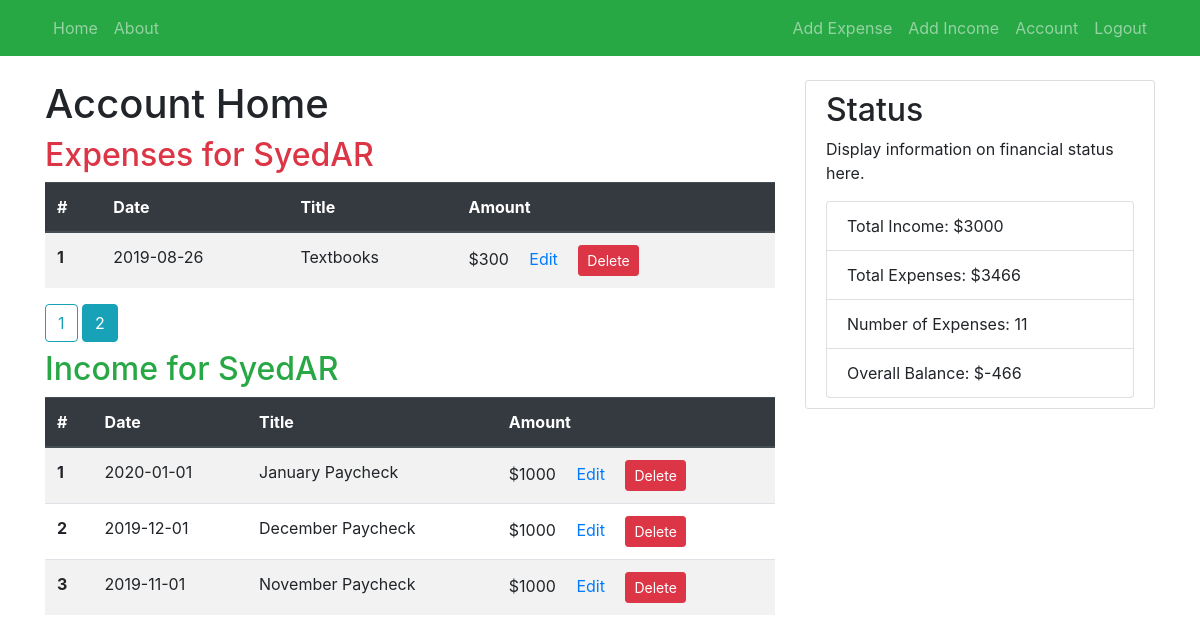
/home?page=2 (signed in), run on the app's committed database.
### finvisor/models.py (models this page shows, shortened)
class User(db.Model, UserMixin):
    id = db.Column(db.Integer, primary_key=True)
    username = db.Column(db.String(20), unique=True, nullable=False)
    email = db.Column(db.String(80), unique=True, nullable=False)
    password = db.Column(db.String(60), nullable=False)
    expenses = db.relationship('Expense', backref='spender', lazy=True)
    incomes = db.relationship('Income', backref='saver', lazy=True)

class Expense(db.Model):
    id = db.Column(db.Integer, primary_key=True)
    date_of_expense = db.Column(db.DateTime(), nullable=False, default=datetime.utcnow)
    title = db.Column(db.String(20), nullable=False)
    amount = db.Column(db.Integer, nullable=False)
    user_id = db.Column(db.Integer, db.ForeignKey('user.id'), nullable=False)

class Income(db.Model):
    id = db.Column(db.Integer, primary_key=True)
    date_of_income = db.Column(db.DateTime(), nullable=False, default=datetime.utcnow)
    title = db.Column(db.String(20), nullable=False)
    amount = db.Column(db.Integer, nullable=False)
    user_id = db.Column(db.Integer, db.ForeignKey('user.id'), nullable=False)

### finvisor/main/routes.py (the view)
@main.route('/')
@main.route('/home')
def home():
    if current_user.is_authenticated:
        page = request.args.get('page', 1, type=int)
        expenses = Expense.query.filter_by(user_id=current_user.id).order_by(Expense.date_of_expense.desc()).paginate(page=page, per_page=10)
        income = Income.query.filter_by(user_id=current_user.id).order_by(Income.date_of_income.desc())
        explist = list(Expense.query.filter_by(user_id=current_user.id))
        explen = len(explist)
        expsum = 0
        for e in explist:
            expsum += e.amount
        incsum = 0
        for i in list(income):
            incsum += i.amount
    else:
        expenses = []
        income = []
        explen = 0
        expsum = 0
        incsum = 0
    return render_template('home.html', expenses=expenses, income=income, explen=explen, expsum=expsum, incsum=incsum)

### finvisor/models.py (called while the page is built)
@login_manager.user_loader
def load_user(user_id):
    return User.query.get(int(user_id))

### finvisor/templates/home.html (shortened to what this page needs)
{% extends "layout.html" %}
{% block content %}
    <h1>Account Home</h1>
    <h2 class='text-danger mb-2'>Expenses for {{ current_user.username }}</h2>
    <table class="table table-striped">
        <thead class="thead-dark">
            <tr>
                <th scope="col">#</th>
                <th scope="col">Date</th>
                <th scope="col">Title</th>
                <th scope="col">Amount</th>
            </tr>
        </thead>
        <tbody>
            {% for expense in expenses.items %}
                <tr>
                    {% if expense.spender == current_user %}
                        <th scope="row">{{ loop.index }}</th>
                        <td>{{ expense.date_of_expense.strftime('%Y-%m-%d') }}</td>
                        <td>{{ expense.title }}</td>
                        <td>
                            ${{ expense.amount }}
                            <span class='ml-3'><a href="{{ url_for('expenses.edit_expense', expense_id=expense.id) }}">Edit</a></span>
                            <form action="{{ url_for('expenses.delete_expense', expense_id=expense.id) }}" method="POST" class="d-inline-block">
                                <input class="btn btn-danger btn-sm ml-3" type="submit" value="Delete">
                            </form>
                        </td>
                    {% endif %}
                </tr>
            {% endfor %}
        </tbody>
    </table>
    {% if expenses %}
        {% for expense_num in expenses.iter_pages(left_edge=1, right_edge=1, left_current=1, right_current=2) %}
            {% if expense_num %}
                {% if expenses.page == expense_num %}
                    <a class="btn btn-info mb-2" href="{{ url_for('main.home', page=expense_num) }}">{{ expense_num }}</a>
                {% else %}
                    <a class="btn btn-outline-info mb-2" href="{{ url_for('main.home', page=expense_num) }}">{{ expense_num }}</a>
                {% endif %}
            {% else %}
                ...
            {% endif %}
        {% endfor %}
    {% endif %}
    <h2 class='text-success mb-2'>Income for {{ current_user.username }}</h2>
    <table class="table table-striped">
        <thead class="thead-dark">
            <tr>
                <th scope="col">#</th>
                <th scope="col">Date</th>
                <th scope="col">Title</th>
                <th scope="col">Amount</th>
            </tr>
        </thead>
        <tbody>
            {% for i in income %}
                <tr>
                    {% if i.saver == current_user %}
                        <th scope="row">{{ loop.index }}</th>
                        <td>{{ i.date_of_income.strftime('%Y-%m-%d') }}</td>
                        <td>{{ i.title }}</td>
                        <td>
                            ${{ i.amount }}
                            <span class='ml-3'><a href="{{ url_for('incomes.edit_income', income_id=i.id) }}">Edit</a></span>
                            <form action="{{ url_for('incomes.delete_income', income_id=i.id) }}" method="POST" class="d-inline-block">
                                <input class="btn btn-danger btn-sm ml-3" type="submit" value="Delete">
                            </form>
                        </td>
                    {% endif %}
                </tr>
            {% endfor %}
        </tbody>
    </table>
{% endblock content %}
{% block sidebox %}
    <h2>Status</h2>
    <p>Display information on financial status here.</p>
    <ul class='list-group'>
        <li class='list-group-item'>Total Income: ${{ incsum }}</li>
        <li class='list-group-item'>Total Expenses: ${{ expsum }}</li>
        <li class='list-group-item'>Number of Expenses: {{ explen }}</li>
        <li class='list-group-item'>Overall Balance: ${{ incsum-expsum }}</li>
    </ul>
{% endblock sidebox %}

### data on the page
User: username "SyedAR"
Expense: date_of_expense "2019-08-26", title "Textbooks", amount "300"
Income: date_of_income "2020-01-01", title "January Paycheck", amount "1000"
Income: date_of_income "2019-12-01", title "December Paycheck", amount "1000"
Income: date_of_income "2019-11-01", title "November Paycheck", amount "1000"

### other printed values
{{ expense_num }} "1"
{{ expense_num }} "2"
{{ incsum }} "3000"
{{ expsum }} "3466"
{{ explen }} "11"
{{ incsum-expsum }} "-466"
